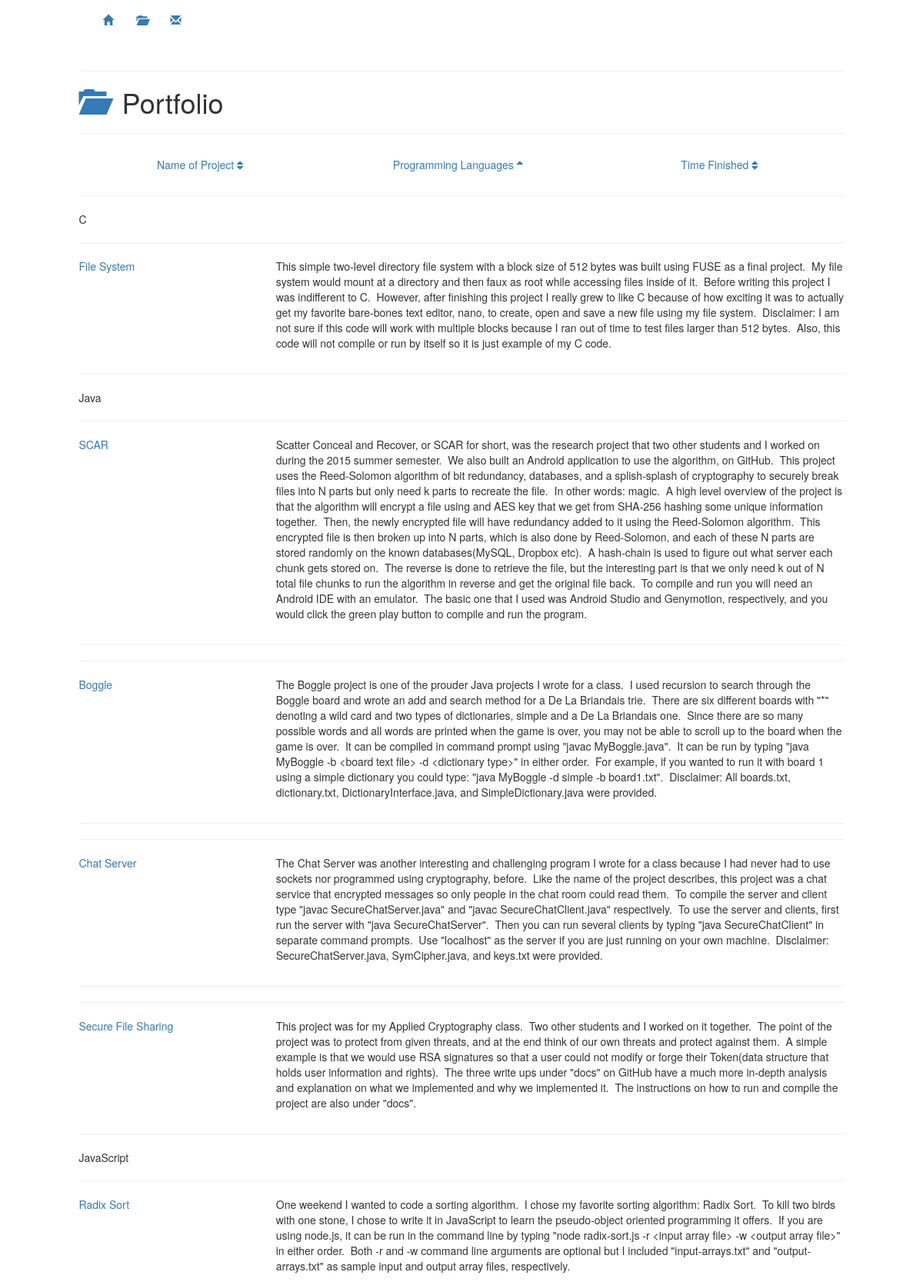
/portfolio.php?lang=fa-sort-asc (upper part), run on the app's committed database.
### server_functionality/portfolio-functions.php (the view, shortened to what this page needs)
<?php
    class PortfolioSort
    {
        function __construct()
        {
            $this->portfolioDB = new mysqli( "localhost", "root", "jfelen62", "personal website" );
            $this->updateSortingFunctions();
        }
        public function getSortedProjects()
        {
            $output = "<hr class=\"color-border\">";
            while( $row = $this->result->fetch_assoc() )
            {
                $output .= $this->getTierChange( $row );
                $output .= "
                <hr class=\"color-border\">
                <div class=\"row vertical-center\">
                    <div class=\"col-xs-3\">
                        <p class=\"font-title font-large font-center colored-link rotate\">
                            <a href=\"{$row[ "Link" ]}\" title=\"{$row[ "Link" ]}\" target=\"_blank\">{$row[ "Name" ]}</a>
                        </p>
                    </div>
                    <div class=\"col-xs-9\">
                        <p class=\"font-main font-center font-small color\">{$row[ "Description" ]}</p>
                    </div>
                </div>
                <hr class=\"color-border\">";
            }
            $output .= "<hr class=\"color-border\">";
            return $output;
        }
        private function getTierChange( $row )
        {
            $prevComparator = $this->currComparator;
            if( $this->sortType === "NAME" && $this->currComparator !== $row[ "Name" ][ 0 ] )
            {
                $this->currComparator = $row[ "Name" ][ 0 ];
            }
            else if( $this->sortType === "YEAR" && $this->currComparator !== date( "Y", strtotime( $row[ "Month Finished" ] ) ) )
            {
                $this->currComparator = date( "Y", strtotime( $row[ "Month Finished" ] ) );
            }
            else if( $this->sortType === "LANG" && $this->currComparator !== $row[ "Programming Languages" ] )
            {
                $this->currComparator = $row[ "Programming Languages" ];
            }
            if( $prevComparator !== $this->currComparator )
            {
                return "<p class=\"font-title font-header font-center color\">{$this->currComparator}</p>";
            }
            else
            {
                return "";
            }
        }
        private function getNextHref( $currHref )
        {
            if( $currHref === "fa-sort" )
            {
                return "fa-sort-asc";
            }
            else if( $currHref === "fa-sort-asc" )
            {
                return "fa-sort-desc";
            }
            else
            {
                return "fa-sort-asc";
            }
        }
        private function queryProjects( $currSortChoice, $orderAttribute )
        {
            if( $currSortChoice === "fa-sort-asc" )
            {
                $result = $this->portfolioDB->query( "SELECT * FROM `project descriptions` ORDER BY `{$orderAttribute}` ASC" );
            }
            else if( $currSortChoice === "fa-sort-desc" )
            {
                $result = $this->portfolioDB->query( "SELECT * FROM `project descriptions` ORDER BY `{$orderAttribute}` DESC" );
            }
            if( !$result )
            {
                die( "Error with query" );
            }
            else
            {
                return $result;
            }
        }
        private function updateSortingFunctions()
        {
            if( isset( $_GET[ "name" ] ) )
            {
                $this->name = $_GET[ "name" ];
                $this->result = $this->queryProjects( $this->name, "Name" );
                $this->currComparator = "";
                $this->sortType = "NAME";
                $this->time = "fa-sort";
                $this->nextTime = "fa-sort-asc";
                $this->lang = "fa-sort";
                $this->nextLang = "fa-sort-asc";
                $this->nextName = $this->getNextHref( $this->name );
            }
            else if( isset( $_GET[ "lang" ] ) )
            {
                $this->lang = $_GET[ "lang" ];
                $this->result = $this->queryProjects( $this->lang, "Programming Languages" );
                $this->currComparator = "";
                $this->sortType = "LANG";
            }
        }
    }
?>

### data on the page
project descriptions: Programming Languages "C", Name "File System", Description "This simple two-level directory file system with a block size of 512 bytes was built using FUSE as a final project. My file system would mount at a directory and then faux as root while accessing files inside of it. Before writing this project I was indifferent to C. However, after finishing this project I really grew to like C because of how exciting it was to actually get my favorite bare-bones text editor, nano, to create, open and save a new file using my file system. Disclaimer: I am not sure if this code will work with multiple blocks because I ran out of time to test files larger than 512 bytes. Also, this code will not compile or run by itself so it is just example of my C code."
project descriptions: Programming Languages "Java", Name "SCAR", Description "Scatter Conceal and Recover, or SCAR for short, was the research project that two other students and I worked on during the 2015 summer semester. We also built an Android application to use the algorithm, on GitHub. This project uses the Reed-Solomon algorithm of bit redundancy, databases, and a splish-splash of cryptography to securely break files into N parts but only need k parts to recreate the file. In other words: magic. A high level overview of the project is that the algorithm will encrypt a file using and AES key that we get from SHA-256 hashing some unique information together. Then, the newly encrypted file will have redundancy added to it using the Reed-Solomon algorithm. This…"
project descriptions: Name "Boggle", Description "The Boggle project is one of the prouder Java projects I wrote for a class. I used recursion to search through the Boggle board and wrote an add and search method for a De La Briandais trie. There are six different boards with \"*\" denoting a wild card and two types of dictionaries, simple and a De La Briandais one. Since there are so many possible words and all words are printed when the game is over, you may not be able to scroll up to the board when the game is over. It can be compiled in command prompt using \"javac MyBoggle.java\". It can be run by typing \"java MyBoggle -b <board text file> -d <dictionary type>\" in either order. For example, if you wanted to run it with board 1 using a…"
project descriptions: Name "Chat Server", Description "The Chat Server was another interesting and challenging program I wrote for a class because I had never had to use sockets nor programmed using cryptography, before. Like the name of the project describes, this project was a chat service that encrypted messages so only people in the chat room could read them. To compile the server and client type \"javac SecureChatServer.java\" and \"javac SecureChatClient.java\" respectively. To use the server and clients, first run the server with \"java SecureChatServer\". Then you can run several clients by typing \"java SecureChatClient\" in separate command prompts. Use \"localhost\" as the server if you are just running on your own machine. Disclaimer:…"
project descriptions: Name "Secure File Sharing", Description "This project was for my Applied Cryptography class. Two other students and I worked on it together. The point of the project was to protect from given threats, and at the end think of our own threats and protect against them. A simple example is that we would use RSA signatures so that a user could not modify or forge their Token(data structure that holds user information and rights). The three write ups under \"docs\" on GitHub have a much more in-depth analysis and explanation on what we implemented and why we implemented it. The instructions on how to run and compile the project are also under \"docs\"."
project descriptions: Programming Languages "JavaScript", Name "Radix Sort", Description "One weekend I wanted to code a sorting algorithm. I chose my favorite sorting algorithm: Radix Sort. To kill two birds with one stone, I chose to write it in JavaScript to learn the pseudo-object oriented programming it offers. If you are using node.js, it can be run in the command line by typing \"node radix-sort.js -r <input array file> -w <output array file>\" in either order. Both -r and -w command line arguments are optional but I included \"input-arrays.txt\" and \"output-arrays.txt\" as sample input and output array files, respectively."

### other printed values
$pageName "Portfolio"
